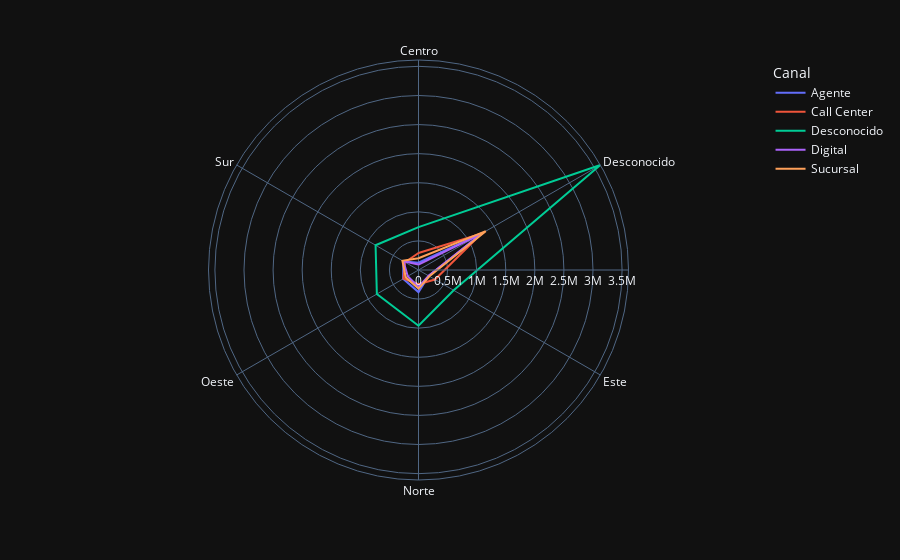

Write notebook code for a chart like this one.
### Code cell
df_radar = df.groupby(["Zona", "Canal"], as_index=False)["Monto de Venta"].sum()
fig_radar = px.line_polar(df_radar,
                          r="Monto de Venta", theta="Zona",
                          color="Canal", line_close=True,
                          template="plotly_dark")
fig_radar.show()

### Figure 1 — Plotly figure (JSON) as saved in the notebook; plotly's stock layout.template omitted (floating-point values rounded to 4 significant figures)
{"data": [{"hovertemplate": "Canal=Agente<br>Monto de Venta=%{r}<br>Zona=%{theta}<extra></extra>", "legendgroup": "Agente", "line": {"color": "#636efa", "dash": "solid"}, "marker": {"symbol": "circle"}, "mode": "lines", "name": "Agente", "r": [124500.0, 1279000.0, 201600.0, 380000.0, 305300.0, 301300.0, 124500.0], "showlegend": true, "subplot": "polar", "theta": ["Centro", "Desconocido", "Este", "Norte", "Oeste", "Sur", "Centro"], "type": "scatterpolar"}, {"hovertemplate": "Canal=Call Center<br>Monto de Venta=%{r}<br>Zona=%{theta}<extra></extra>", "legendgroup": "Call Center", "line": {"color": "#EF553B", "dash": "solid"}, "marker": {"symbol": "circle"}, "mode": "lines", "name": "Call Center", "r": [292300.0, 1246000.0, 326600.0, 245800.0, 296200.0, 268000.0, 292300.0], "showlegend": true, "subplot": "polar", "theta": ["Centro", "Desconocido", "Este", "Norte", "Oeste", "Sur", "Centro"], "type": "scatterpolar"}, {"hovertemplate": "Canal=Desconocido<br>Monto de Venta=%{r}<br>Zona=%{theta}<extra></extra>", "legendgroup": "Desconocido", "line": {"color": "#00cc96", "dash": "solid"}, "marker": {"symbol": "circle"}, "mode": "lines", "name": "Desconocido", "r": [736400.0, 3610000.0, 698600.0, 958500.0, 826500.0, 852100.0, 736400.0], "showlegend": true, "subplot": "polar", "theta": ["Centro", "Desconocido", "Este", "Norte", "Oeste", "Sur", "Centro"], "type": "scatterpolar"}, {"hovertemplate": "Canal=Digital<br>Monto de Venta=%{r}<br>Zona=%{theta}<extra></extra>", "legendgroup": "Digital", "line": {"color": "#ab63fa", "dash": "solid"}, "marker": {"symbol": "circle"}, "mode": "lines", "name": "Digital", "r": [94040.0, 1264000.0, 201000.0, 292700.0, 212700.0, 298700.0, 94040.0], "showlegend": true, "subplot": "polar", "theta": ["Centro", "Desconocido", "Este", "Norte", "Oeste", "Sur", "Centro"], "type": "scatterpolar"}, {"hovertemplate": "Canal=Sucursal<br>Monto de Venta=%{r}<br>Zona=%{theta}<extra></extra>", "legendgroup": "Sucursal", "line": {"color": "#FFA15A", "dash": "solid"}, "marker": {"symbol": "circle"}, "mode": "lines", "name": "Sucursal", "r": [201700.0, 1335000.0, 216600.0, 320700.0, 253000.0, 319300.0, 201700.0], "showlegend": true, "subplot": "polar", "theta": ["Centro", "Desconocido", "Este", "Norte", "Oeste", "Sur", "Centro"], "type": "scatterpolar"}], "layout": {"legend": {"title": {"text": "Canal"}, "tracegroupgap": 0}, "margin": {"t": 60}, "polar": {"angularaxis": {"direction": "clockwise", "rotation": 90}, "domain": {"x": [0, 1], "y": [0, 1]}}}}
